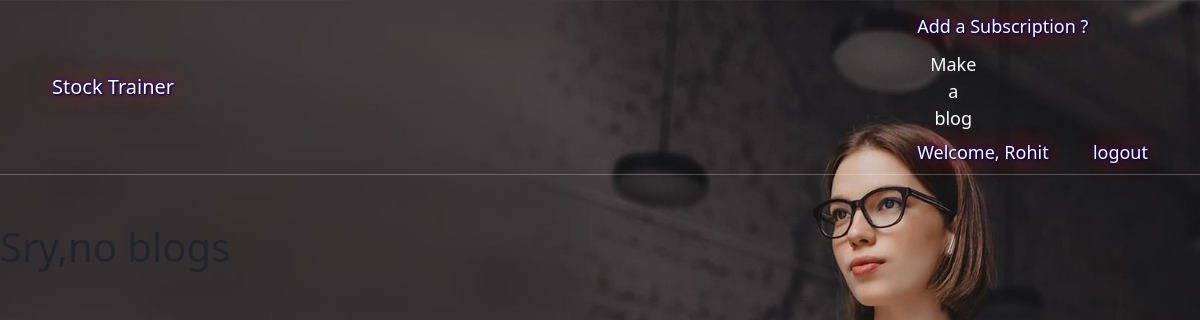
Before: /user/blogs/ (signed in) with the older database file.
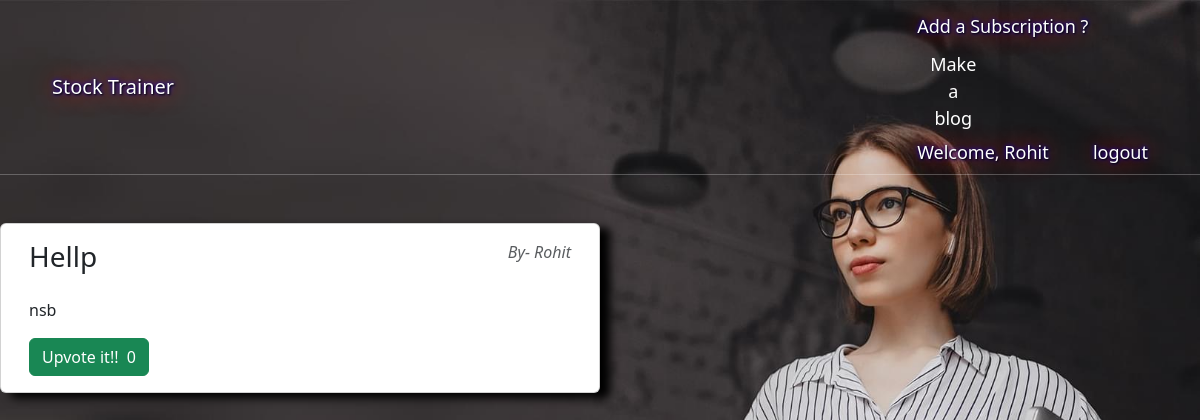
After: the same page with the newer database file.
### User/models.py (models this page shows, shortened)
class Blogs(models.Model):
    title=models.CharField(max_length=50)
    blogs=RichTextField(blank=True,null=True,verbose_name='')
    date_posted=models.DateTimeField(default=timezone.now)
    author=models.ForeignKey(Consultant,related_name='blog',on_delete=models.CASCADE)
    upvotes=models.ManyToManyField(User,related_name="upv")

class Consultant(models.Model):
    consultant_id = models.OneToOneField(Profile, related_name='Consultant', on_delete=models.CASCADE)
    consultant_name = models.CharField(max_length=30, validators=[MinLengthValidator(5)])
    consultant_rating = models.FloatField(default=0.0)
    def __str__(self):
        return self.consultant_name

### User/views.py (the view)
# urls.py: path('blogs/',blog_list,name='blog_list'),
@login_required
def blog_list(request):
    s=Subscribe.objects.filter(reg_user=request.user.Profile)
    list=[]
    for u in s:
        list.append(u.reg_consultant)
    c=True
    return render(request,'User/blog_list.html',{'b':list})

### User/templates/User/blog_list.html (shortened to what this page needs)
{% extends 'User/base.html' %}
{% load static %}
{% block css %}
    <link rel="stylesheet" type="text/css" href="{% static 'User/css/blog_list.css' %}?{% now "U" %}">
    <link href="/docs/5.2/dist/css/bootstrap.min.css" rel="stylesheet">
{% endblock css %}
{% block content %}
<nav class="navbar navPad" style="background-color: transparent">
        <div class="container-fluid">
            <a href="/main" style="padding-left: 20px; margin-left: 20px; color: white; text-shadow: 1px 1px 2px black, 0 0 25px red, 0 0 5px blue;" class="navbar-brand logoPad hh66Heading">Stock Trainer</a>
            <div style="padding-top: 5px">
                <a class="navbar-brand" href="{% url 'subscribe' %}" style="text-shadow: 1px 1px 2px black, 0 0 25px red, 0 0 5px blue; font-size:18px; color:white; padding-right:40px; padding-top: 5px; margin-top: 5px">Add a Subscription ?</a>
                {% if request.user.Profile.consultant %}
                <form class="col-3" role="search"  style="text-align: center;">
                  <div class="nav-item mr-5">
                    <a class="btn" href="{% url 'create-blog' %}" style="font-size:18px; color:white; padding-right:40px; padding-top: 5px; margin-top: 5px">Make a blog</a>
                  </div>
                </form>
                {% endif %}
                <a style="text-shadow: 1px 1px 2px black, 0 0 25px red, 0 0 5px blue; font-size:18px; color:white; padding-right:40px; padding-top: 5px; margin-top: 5px">Welcome, {{request.user}}</a>
                <a href="/user/logout" style="font-size:18px; color:white; padding-right:40px; text-decoration: none; text-shadow: 1px 1px 2px black, 0 0 25px red, 0 0 5px blue;" onclick="logout()">logout</a>
            </div>
        </div>
        </nav>
<hr style="color: white; margin: 0px;">
<div class="outer">
    <div class="inner">
        <br>
            {% for c in b %}
                {% if c.blog.all %}
                    {% for post in c.blog.all %}
                        <div class="card container" id="thumbs" data-related="{{ post.id }}" style="width: 100%;">
                            <div class="card-body">
                                <div style="display: flex;">
                                    <h3 class="card-title">{{ post.title }}</h3>
                                    <span class="text-muted" style="margin-left: auto; font-style: italic;">By- {{ post.author }}</span>
                                </div>
                                <p class="card-text">{{ post.blogs|safe }} </p>
                                <button class="btn btn-success upv" data-blog="{{ post.id }}">Upvote it!!&nbsp;&nbsp;<span class="upvotes {{ post.id }}">{{ post.upvotes.count }}</span></button>
                            </div>
                        </div>
                    {% endfor %}
                {% endif %}
            {% empty %}
                <div>
                    <h1>Sry,no blogs</h1>
                </div>
            {% endfor %}
    </div>
</div>
{% endblock %}

Changed rows visible on the page:
added Blogs: title "Hellp", author "Rohit", blogs "nsb", upvotes.count "0"
